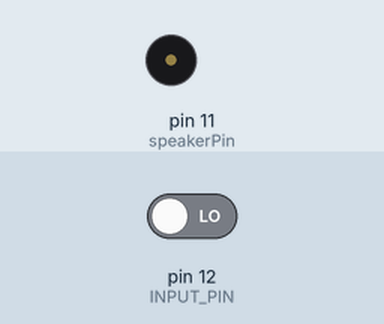
Recording of a sketch running on a simulated Arduino Uno, built with avr-gcc and run on an emulated ATmega328P. On the bench: buzzer (waves = sounding). The test bench sets the inputs (shaded band); at power-on: pin 12 (INPUT_PIN) LOW.

Above: at 1.2 s.
1.3 s: pin 12 (INPUT_PIN) driven HIGH
At 1.9 s:
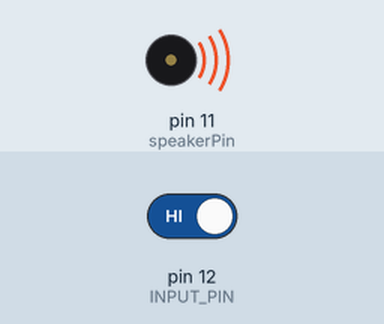
Timing chart, 0 to 4.3 s (numbered marks = the images above; inputs shaded):
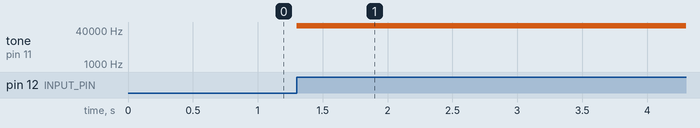

The sketch:

arduino_2.ino
```cpp
// #include "notes.h"
#include "PCM.h"
#include "computer6.h"

#define INPUT_PIN 12

const int SAMPLE_RATE = 10000;
const int BITS = 2;

bool isPlaying = false;
unsigned long musicStartedAt = 0;
unsigned int songLength = 0;

void setup() {
  Serial.begin(9600);
	pinMode(INPUT_PIN, INPUT);

  songLength = ((sizeof(defaultSample) * (8 / BITS) ) / SAMPLE_RATE) * 1000;
}

void loop() {
  bool shouldPlay = digitalRead(INPUT_PIN) == HIGH;

  // Start playback
  if(!isPlaying && shouldPlay) {
    startPlayback(defaultSample, sizeof(defaultSample), SAMPLE_RATE, BITS);
    musicStartedAt = millis();
    isPlaying = true;
  }

  // Stop playback
  else if(isPlaying && !shouldPlay) {
    stopPlayback();
    isPlaying = false;
  }

  // If music should loop
  else if(isPlaying && shouldPlay && (millis() - musicStartedAt >= songLength)) {
    stopPlayback();
    startPlayback(defaultSample, sizeof(defaultSample), SAMPLE_RATE, BITS);
    musicStartedAt = millis();
  }
}
```

PCM.c
```cpp
/*
 * speaker_pcm
 *
 * Plays 8-bit PCM audio on pin 11 using pulse-width modulation (PWM).
 * For Arduino with Atmega168 at 16 MHz.
 *
 * Uses two timers. The first changes the sample value 8000 times a second.
 * The second holds pin 11 high for 0-255 ticks out of a 256-tick cycle,
 * depending on sample value. The second timer repeats 62500 times per second
 * (16000000 / 256), much faster than the playback rate (8000 Hz), so
 * it almost sounds halfway decent, just really quiet on a PC speaker.
 *
 * Takes over Timer 1 (16-bit) for the 8000 Hz timer. This breaks PWM
 * (analogWrite()) for Arduino pins 9 and 10. Takes Timer 2 (8-bit)
 * for the pulse width modulation, breaking PWM for pins 11 & 3.
 *
 * References:
 *     http://www.uchobby.com/index.php/2007/11/11/arduino-sound-part-1/
 *     http://www.atmel.com/dyn/resources/prod_documents/doc2542.pdf
 *     http://www.evilmadscientist.com/article.php/avrdac
 *     http://gonium.net/md/2006/12/27/i-will-think-before-i-code/
 *     http://fly.cc.fer.hr/GDM/articles/sndmus/speaker2.html
 *     http://www.gamedev.net/reference/articles/article442.asp
 *
 * Michael Smith <michael@hurts.ca>
 */

#include <stdint.h>
#include <avr/interrupt.h>
#include <avr/io.h>
#include <avr/pgmspace.h>

//#define SAMPLE_RATE 8000

#if defined(ARDUINO) && ARDUINO >= 100
#include "Arduino.h"
#else
#include "WProgram.h"
#endif

#include "PCM.h"

/*
 * The audio data needs to be unsigned, 8-bit, 8000 Hz, and small enough
 * to fit in flash. 10000-13000 samples is about the limit.
 *
 * sounddata.h should look like this:
 *     const int sounddata_length=10000;
 *     const unsigned char sounddata_data[] PROGMEM = { ..... };
 *
 * You can use wav2c from GBA CSS:
 *     http://thieumsweb.free.fr/english/gbacss.html
 * Then add "PROGMEM" in the right place. I hacked it up to dump the samples
 * as unsigned rather than signed, but it shouldn't matter.
 *
 * http://musicthing.blogspot.com/2005/05/tiny-music-makers-pt-4-mac-startup.html
 * mplayer -ao pcm macstartup.mp3
 * sox audiodump.wav -v 1.32 -c 1 -r 8000 -u -1 macstartup-8000.wav
 * sox macstartup-8000.wav macstartup-cut.wav trim 0 10000s
 * wav2c macstartup-cut.wav sounddata.h sounddata
 *
 * (starfox) nb. under sox 12.18 (distributed in CentOS 5), i needed to run
 * the following command to convert my wav file to the appropriate format:
 * sox audiodump.wav -c 1 -r 8000 -u -b macstartup-8000.wav
 */

int speakerPin = 11;
unsigned char const *sounddata_data=0;
unsigned char sample_value = 0;
unsigned char chase_value = 0;
unsigned char last_sample_value = 0;
int sounddata_length=0;

int defined_bits = 2;

int mask = 0b00000011;

volatile uint16_t sample;
volatile uint16_t sample_bit = 0;
volatile uint16_t decremental_repeat;
volatile uint16_t low_half_number;
volatile uint16_t high_half_number;
byte lastSample;

// This is called at 8000 Hz to load the next sample.
ISR(TIMER1_COMPA_vect) {
  if (sample >= sounddata_length) {
    if (sample == sounddata_length + lastSample) {
      stopPlayback();
    }
    else {
      // Ramp down to zero to reduce the click at the end of playback.
      OCR2A = sounddata_length + lastSample - sample;
    }
  }
  else {
    sample_value = pgm_read_byte(&sounddata_data[sample]);

    if(defined_bits == 8) {
      chase_value = (((sample_value & (mask << sample_bit*2)) >> sample_bit*2)*64+32);
      //sample_value = 0.5 * last_sample_value + chase_value * 0.5; //lerp

      //sample_value = chase_value;

      sample_bit++;

      //last_sample_value = chase_value;
    }

    if(defined_bits == 2) {
      chase_value = (((sample_value & (mask << sample_bit*2)) >> sample_bit*2)*64+32);
      //sample_value = 0.5 * last_sample_value + chase_value * 0.5; //lerp

      sample_value = chase_value;

      sample_bit++;

      last_sample_value = chase_value;
    }

    if(defined_bits == 4) {
      chase_value = (((sample_value & (mask << sample_bit*4)) >> sample_bit*4)*64+32);
      sample_value = 0.5 * last_sample_value + chase_value * 0.5; //smoothing

      //sample_value = chase_value;

      sample_bit++;

      last_sample_value = chase_value;
    }

    OCR2A = sample_value;
    //Serial.println(OCR2A);
  }

  if((sample_bit > 1 && defined_bits == 4) || (sample_bit > 3 && defined_bits == 2) || defined_bits == 8) {
    ++sample;
    sample_bit = 0;
  }
}

void startPlayback(unsigned char const *data, int length, int sample_rate, int bits)
{
  sounddata_data = data;
  sounddata_length = length;
  defined_bits = bits; //bits

  //Serial.begin(9600);

  pinMode(speakerPin, OUTPUT);

  // Set up Timer 2 to do pulse width modulation on the speaker
  // pin.

  // Use internal clock (datasheet p.160)
  ASSR &= ~(_BV(EXCLK) | _BV(AS2));

  // Set fast PWM mode  (p.157)
  TCCR2A |= _BV(WGM21) | _BV(WGM20);
  TCCR2B &= ~_BV(WGM22);

  // Do non-inverting PWM on pin OC2A (p.155)
  // On the Arduino this is pin 11.
  TCCR2A = (TCCR2A | _BV(COM2A1)) & ~_BV(COM2A0);
  TCCR2A &= ~(_BV(COM2B1) | _BV(COM2B0));

  // No prescaler (p.158)
  TCCR2B = (TCCR2B & ~(_BV(CS12) | _BV(CS11))) | _BV(CS10);

  // Set initial pulse width to the first sample.
  OCR2A = pgm_read_byte(&sounddata_data[0]);


  // Set up Timer 1 to send a sample every interrupt.

  cli();

  // Set CTC mode (Clear Timer on Compare Match) (p.133)
  // Have to set OCR1A *after*, otherwise it gets reset to 0!
  TCCR1B = (TCCR1B & ~_BV(WGM13)) | _BV(WGM12);
  TCCR1A = TCCR1A & ~(_BV(WGM11) | _BV(WGM10));

  // No prescaler (p.134)
  TCCR1B = (TCCR1B & ~(_BV(CS12) | _BV(CS11))) | _BV(CS10);

  // Set the compare register (OCR1A).
  // OCR1A is a 16-bit register, so we have to do this with
  // interrupts disabled to be safe.
  OCR1A = F_CPU / sample_rate;    // 16e6 / 8000 = 2000

  // Enable interrupt when TCNT1 == OCR1A (p.136)
  TIMSK1 |= _BV(OCIE1A);

  lastSample = pgm_read_byte(&sounddata_data[sounddata_length-1]);
  sample = 0;
  sei();
}

void stopPlayback()
{
  // Disable playback per-sample interrupt.
  TIMSK1 &= ~_BV(OCIE1A);

  // Disable the per-sample timer completely.
  TCCR1B &= ~_BV(CS10);

  // Disable the PWM timer.
  TCCR2B &= ~_BV(CS10);

  digitalWrite(speakerPin, LOW);
}
```

PCM.h
```cpp
/*
 * speaker_pcm
 *
 * Plays 8-bit PCM audio on pin 11 using pulse-width modulation (PWM).
 * For Arduino with Atmega168 at 16 MHz.
 *
 * Uses two timers. The first changes the sample value 8000 times a second.
 * The second holds pin 11 high for 0-255 ticks out of a 256-tick cycle,
 * depending on sample value. The second timer repeats 62500 times per second
 * (16000000 / 256), much faster than the playback rate (8000 Hz), so
 * it almost sounds halfway decent, just really quiet on a PC speaker.
 *
 * Takes over Timer 1 (16-bit) for the 8000 Hz timer. This breaks PWM
 * (analogWrite()) for Arduino pins 9 and 10. Takes Timer 2 (8-bit)
 * for the pulse width modulation, breaking PWM for pins 11 & 3.
 *
 * References:
 *     http://www.uchobby.com/index.php/2007/11/11/arduino-sound-part-1/
 *     http://www.atmel.com/dyn/resources/prod_documents/doc2542.pdf
 *     http://www.evilmadscientist.com/article.php/avrdac
 *     http://gonium.net/md/2006/12/27/i-will-think-before-i-code/
 *     http://fly.cc.fer.hr/GDM/articles/sndmus/speaker2.html
 *     http://www.gamedev.net/reference/articles/article442.asp
 *
 * Michael Smith <michael@hurts.ca>
 */

/*
 * The audio data needs to be unsigned, 8-bit, 8000 Hz, and small enough
 * to fit in flash. 10000-13000 samples is about the limit.
 *
 * sounddata.h should look like this:
 *     const int sounddata_length=10000;
 *     const unsigned char sounddata_data[] PROGMEM = { ..... };
 *
 * You can use wav2c from GBA CSS:
 *     http://thieumsweb.free.fr/english/gbacss.html
 * Then add "PROGMEM" in the right place. I hacked it up to dump the samples
 * as unsigned rather than signed, but it shouldn't matter.
 *
 * http://musicthing.blogspot.com/2005/05/tiny-music-makers-pt-4-mac-startup.html
 * mplayer -ao pcm macstartup.mp3
 * sox audiodump.wav -v 1.32 -c 1 -r 8000 -u -1 macstartup-8000.wav
 * sox macstartup-8000.wav macstartup-cut.wav trim 0 10000s
 * wav2c macstartup-cut.wav sounddata.h sounddata
 *
 * (starfox) nb. under sox 12.18 (distributed in CentOS 5), i needed to run
 * the following command to convert my wav file to the appropriate format:
 * sox audiodump.wav -c 1 -r 8000 -u -b macstartup-8000.wav
 */

#include <avr/pgmspace.h>

#ifdef __cplusplus
extern "C" {
#endif

void startPlayback(unsigned char const *data, int length, int sample_rate, int bits); // 2 = 2bit, 8 = 8bit. Only supported
void stopPlayback();

#ifdef __cplusplus
}
#endif
```

Source omitted: computer6.h (data table, 46801 bytes)

Measured:
- after the input at 1.3 s, tone on pin 11 (speakerPin): silent → 62500 Hz at once
